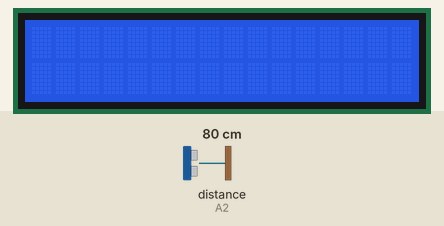
Recording of a sketch running on a simulated Arduino Uno, built with avr-gcc and run on an emulated ATmega328P. Parts: 16×2 character LCD. Wiring (inferred from the names in the program): ultrasonic range finder: trigger A3; echo A2. The inputs (shaded band) are chosen by the test bench; at power-on: distance to the obstacle (sensor on A2) 80 cm. The echo pulse lasts 58.3 µs per cm; what the sketch prints to the serial monitor is not drawn.

Above: at 1.2 s.
1.3 s: distance to the obstacle (sensor on A2) set to 47 cm
At 2.5 s:
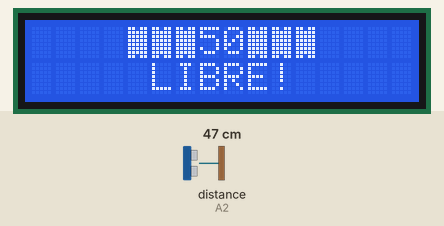
3.5 s: distance to the obstacle (sensor on A2) set to 33 cm
5.1 s: distance to the obstacle (sensor on A2) set to 28 cm
At 7.0 s:
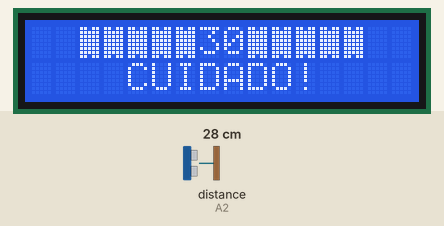
7.3 s: distance to the obstacle (sensor on A2) set to 14 cm
8.9 s: distance to the obstacle (sensor on A2) set to 10 cm
At 10.8 s:
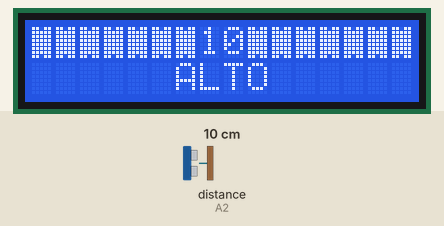
11.1 s: distance to the obstacle (sensor on A2) set to 18 cm
At 11.9 s:
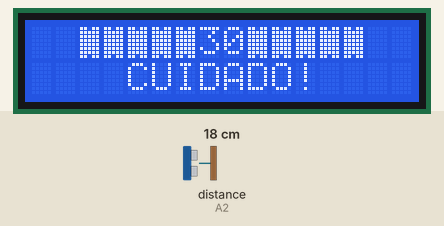
Timing chart, 0 to 13.9 s (numbered marks = the images above; inputs shaded):
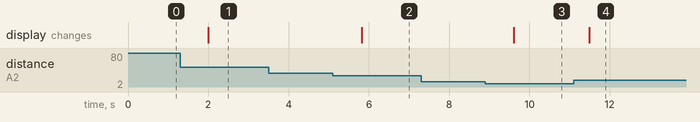

Measured:
- the behaviour switches between 32 and 31 cm on distance to the obstacle (sensor on A2) (found by bisection; images 1 and 2)
- the behaviour switches between 12 and 11 cm on distance to the obstacle (sensor on A2) (found by bisection; images 2 and 3)
- after the input at 1.3 s, the display: changes after 0.70 s (image 1)
- after the input at 3.5 s, every drawn part: stays the same
- after the input at 5.1 s, the display: changes after 0.72 s (image 2)
- after the input at 7.3 s, every drawn part: stays the same
- after the input at 8.9 s, the display: changes after 0.71 s (image 3)
- after the input at 11.1 s, the display: changes after 0.39 s (image 4)

The sketch:

Sensor_Parqueo.ino
```cpp
/*
  Fundación Kinal
  Centro Educativo Técnico Labral Kinal
  Electrónica
  Grado: Quinto
  Sección: A
  Curso: Taller de Electrónica Digital y Reparación de Computadoras I
  Nombre: Álvaro Anzueto Rodas
  Carné: 2019373
*/

//Incluyo mis librerias a usar
#include <Wire.h>
#include <LiquidCrystal_I2C.h>

//Directivas de preprocesador
#define direccion_lcd 0x27 //para la lcd
#define columnas 16
#define filas 2
#define TRIG A3 //para el ultrasónico
#define ECO A2
#define encender(pin) digitalWrite(pin, HIGH); //para operaciones simplificadas
#define apagar(pin) digitalWrite(pin, LOW);

//Constructor para el lcd
LiquidCrystal_I2C lcd_Alvaro(direccion_lcd, columnas, filas);

int ultrasonico(int Emisor, int Receptor), lectura, etapa;
void pines();

byte lcd_bloque[] = {//El caracter que se llena dependiendo la distancia
  B11011,
  B11111,
  B11111,
  B11111,
  B11111,
  B11111,
  B11111,
  B11011
};


void setup() {
  // configuro todo en una sola función
  pines();
}

void loop() {
  // guardo algunos datos en variables
  lectura = ultrasonico(TRIG, ECO);
  etapas(lectura);
  lcd_mensajes(etapa);
}

//************************************Funciones**********************************************

void pines() {
  pinMode(TRIG, OUTPUT);
  pinMode(ECO, INPUT);
  Serial.begin(9600);
  lcd_Alvaro.init();
  lcd_Alvaro.backlight();
  lcd_Alvaro.createChar(1, lcd_bloque);
  lcd_Alvaro.setCursor(0, 0);

}

int ultrasonico(int Emisor, int Receptor) {// función: con retorno devuelve la medida en centimetros del ultrasónico
  int duracion, distancia;
  encender(Emisor);
  delayMicroseconds(10);
  apagar(Emisor);
  duracion = pulseIn(Receptor, HIGH);
  distancia = duracion / 59;
  Serial.print(distancia);
  Serial.println(" cm");
  delay(350);
  return distancia;
}

void etapas(int num1) {
  if (num1 > 50) { //Si la distancia es mayor, sera la etapa 0
    etapa = 0;
  }
  if (num1 <= 50 && num1 >= 31) { //Si la distancia es entre 50-30cm, sera la etapa 1
    etapa = 1;
  }
  if (num1 <= 30 && num1 >= 11) { //Si la distancia es entre 30-10cm, sera la etapa 2
    etapa = 2;
  }
  if (num1 <= 10 && num1 >= 3) { //Si la distancia es entre 10-3cm, sera la etapa 3
    etapa = 3;
  }
}

void lcd_mensajes(int num1) {
  switch (num1) {

    case 0:
      lcd_Alvaro.setCursor(0, 0);
      lcd_Alvaro.print("                ");
      lcd_Alvaro.setCursor(0, 1);
      lcd_Alvaro.print("                ");
      break;

    case 1:
      lcd_Alvaro.setCursor(4, 0);
      lcd_Alvaro.write(1);
      lcd_Alvaro.write(1);
      lcd_Alvaro.write(1);
      lcd_Alvaro.setCursor(7, 0);
      lcd_Alvaro.print("50");
      lcd_Alvaro.setCursor(9, 0);
      lcd_Alvaro.write(1);
      lcd_Alvaro.write(1);
      lcd_Alvaro.write(1);
      lcd_Alvaro.setCursor(3, 1);
      lcd_Alvaro.print("  LIBRE!  ");
      lcd_Alvaro.setCursor(0, 0);
      lcd_Alvaro.print("    ");
      lcd_Alvaro.setCursor(12, 0);
      lcd_Alvaro.print("    ");
      break;

    case 2:
      lcd_Alvaro.setCursor(2, 0);
      lcd_Alvaro.write(1);
      lcd_Alvaro.write(1);
      lcd_Alvaro.write(1);
      lcd_Alvaro.write(1);
      lcd_Alvaro.write(1);
      lcd_Alvaro.setCursor(7, 0);
      lcd_Alvaro.print("30");
      lcd_Alvaro.setCursor(9, 0);
      lcd_Alvaro.write(1);
      lcd_Alvaro.write(1);
      lcd_Alvaro.write(1);
      lcd_Alvaro.write(1);
      lcd_Alvaro.write(1);
      lcd_Alvaro.setCursor(4, 1);
      lcd_Alvaro.print("CUIDADO!");
      lcd_Alvaro.setCursor(0, 0);
      lcd_Alvaro.print("  ");
      lcd_Alvaro.setCursor(14, 0);
      lcd_Alvaro.print("  ");
      break;

    case 3:
      lcd_Alvaro.setCursor(0, 0);
      lcd_Alvaro.write(1);
      lcd_Alvaro.write(1);
      lcd_Alvaro.write(1);
      lcd_Alvaro.write(1);
      lcd_Alvaro.write(1);
      lcd_Alvaro.write(1);
      lcd_Alvaro.write(1);
      lcd_Alvaro.setCursor(7, 0);
      lcd_Alvaro.print("10");
      lcd_Alvaro.setCursor(9, 0);
      lcd_Alvaro.write(1);
      lcd_Alvaro.write(1);
      lcd_Alvaro.write(1);
      lcd_Alvaro.write(1);
      lcd_Alvaro.write(1);
      lcd_Alvaro.write(1);
      lcd_Alvaro.write(1);
      lcd_Alvaro.setCursor(4, 1);
      lcd_Alvaro.print("  ALTO  ");
      break;
  }
}
```
